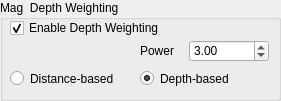
   <widget class="QGroupBox" name="groupBox_29">
    <property name="enabled">
     <bool>true</bool>
    </property>
    <property name="geometry">
     <rect>
      <x>330</x>
      <y>1060</y>
      <width>281</width>
      <height>101</height>
     </rect>
    </property>
    <property name="title">
     <string>Mag  Depth Weighting</string>
    </property>
    <widget class="QCheckBox" name="checkBox_magn_depth_weighting">
     <property name="geometry">
      <rect>
       <x>10</x>
       <y>20</y>
       <width>193</width>
       <height>16</height>
      </rect>
     </property>
     <property name="text">
      <string>Enable Depth Weighting</string>
     </property>
     <property name="checked">
      <bool>true</bool>
     </property>
    </widget>
    <widget class="QLabel" name="label_23">
     <property name="geometry">
      <rect>
       <x>140</x>
       <y>40</y>
       <width>41</width>
       <height>21</height>
      </rect>
     </property>
     <property name="text">
      <string>Power</string>
     </property>
    </widget>
    <widget class="QgsDoubleSpinBox" name="mQgsDoubleSpinBox_mag_depth_weighting">
     <property name="geometry">
      <rect>
       <x>189</x>
       <y>40</y>
       <width>80</width>
       <height>22</height>
      </rect>
     </property>
     <property name="value">
      <double>3.000000000000000</double>
     </property>
    </widget>
    <widget class="QRadioButton" name="radioButton_magn_dist_based_weighting">
     <property name="geometry">
      <rect>
       <x>10</x>
       <y>70</y>
       <width>121</width>
       <height>17</height>
      </rect>
     </property>
     <property name="text">
      <string>Distance-based</string>
     </property>
    </widget>
    <widget class="QRadioButton" name="radioButton_magn_depth_based_weighting">
     <property name="geometry">
      <rect>
       <x>140</x>
       <y>70</y>
       <width>121</width>
       <height>17</height>
      </rect>
     </property>
     <property name="text">
      <string>Depth-based</string>
     </property>
     <property name="checked">
      <bool>true</bool>
     </property>
    </widget>
   </widget>
